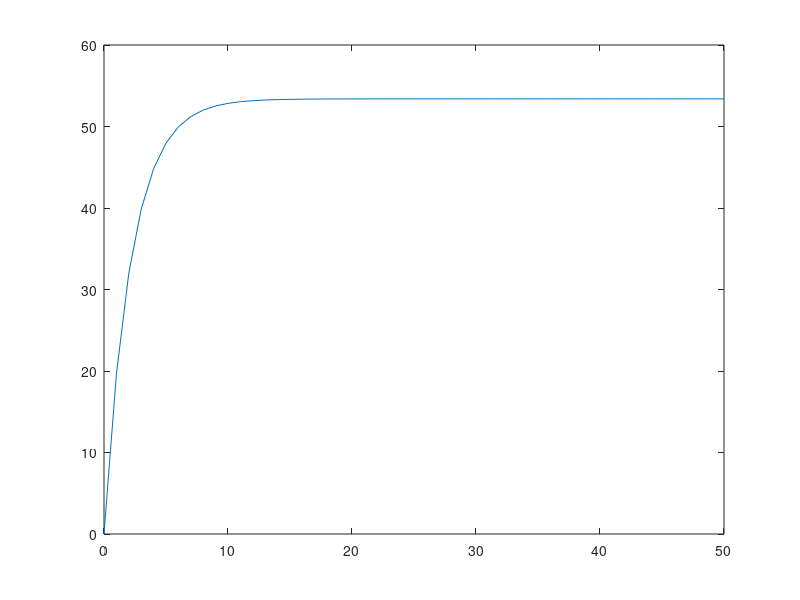

Write MATLAB code to recreate this figure.
clc
vi = 0;
h= 0;
V=[0];
t=0;
v=0;
fprintf(" \n-------------------------\n");
fprintf("%s\t%s\t%s\n", 't','vi','v');
fprintf("----------------------------\n");


for h=1:50
v=vi+(9.8-((12.5/68.1)*vi))*2;

fprintf("%d\t", t);
fprintf("%.4f\t", vi);
fprintf("%.5f\t", v);
fprintf("\n") 

t=t+1;
vi=v;
VI = [v];
V=[V VI];
h=h+1;
end

t=[0:1:50];
plot (t,V)